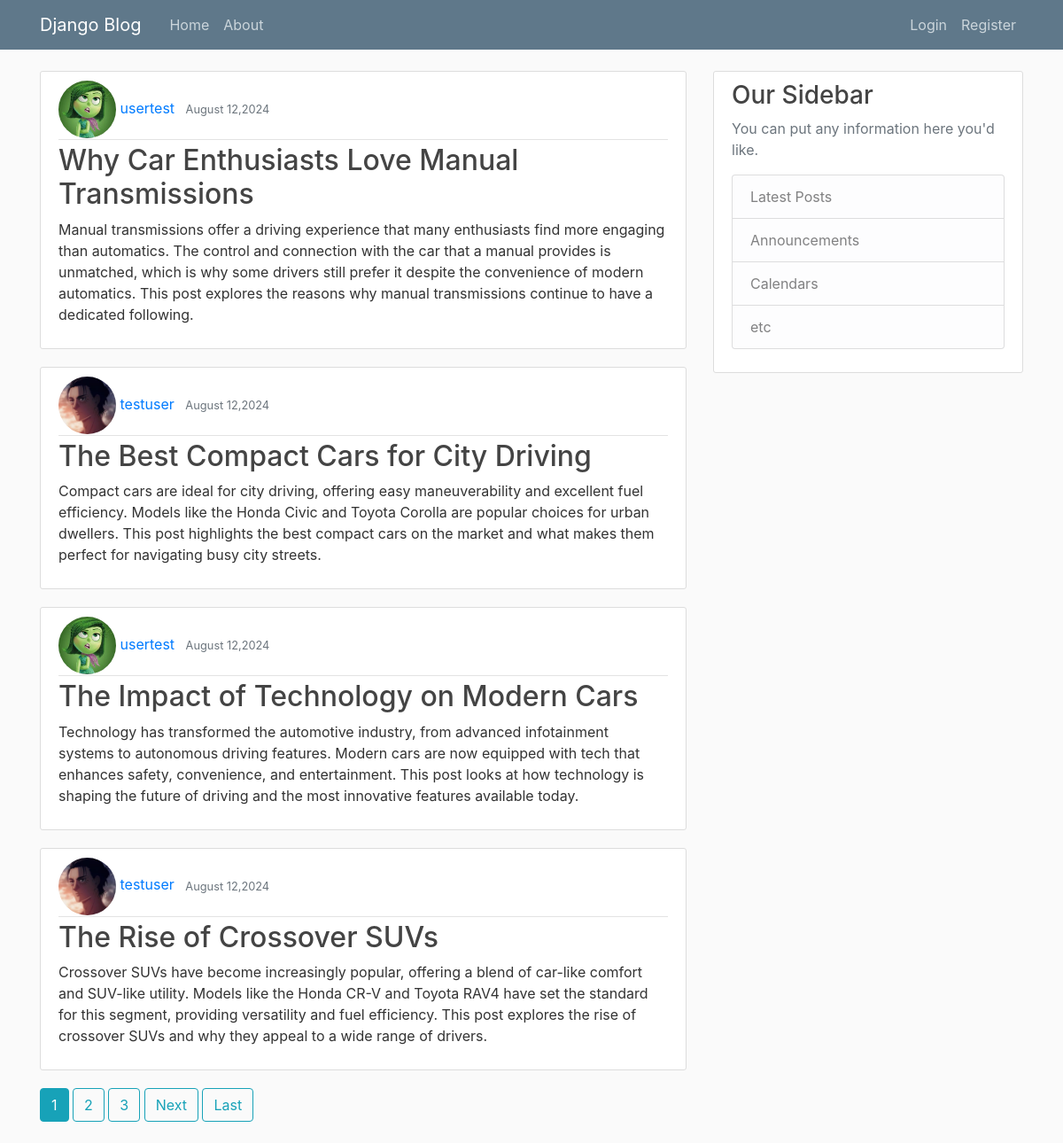
The page / on the database its author committed.
### blog/models.py (models this page shows, shortened)
class Post(models.Model):
  title=models.CharField(max_length=100)
  content=models.TextField()
  date_posted=models.DateTimeField(default=timezone.now)
  author=models.ForeignKey(User,on_delete=models.CASCADE)

### users/models.py (models this page shows, shortened)
class Profile(models.Model):
    user = models.OneToOneField(User, on_delete=models.CASCADE)
    image = models.ImageField(default='default.jpg', upload_to='profile_pics')

### blog/views.py (the view)
# urls.py: path('', PostListView.as_view(), name='blog-home'),
class PostListView(ListView):
  model=Post
  template_name='blog/home.html'
  context_object_name='posts'
  ordering = ['-date_posted'] # The '-' sign indicates descending order
  paginate_by=4

### blog/templates/blog/home.html (shortened to what this page needs)
{% extends "blog/base.html" %} {% block content %} {% for post in posts %}
<article class="media content-section">
  <div class="media-body">
    <div class="article-metadata">
      <img class="rounded-circle article-img" src="{{ post.author.profile.image.url }}">
      <a class="mr-2" href="{% url 'user-posts' post.author.username %}">{{ post.author }}</a>
      <small class="text-muted">{{ post.date_posted|date:"F d,Y" }}</small>
    </div>
    <h2><a class="article-title" href="{% url 'post-detail' post.id %}">{{ post.title }}</a></h2>
    <p class="article-content">{{ post.content }}</p>
  </div>
</article>
{% endfor %}
{% if is_paginated %}
      {% for num in page_obj.paginator.page_range %}
        {% if page_obj.number == num %}
          <a class="btn btn-info mb-4" href="?page={{ num }}">{{ num }}</a>
        {% elif num > page_obj.number|add:'-3' and num < page_obj.number|add:'3' %}
          <a class="btn btn-outline-info mb-4" href="?page={{ num }}">{{ num }}</a>
        {% endif %}
      {% endfor %}
      {% if page_obj.has_next %}
        <a class="btn btn-outline-info mb-4" href="?page={{ page_obj.next_page_number }}">Next</a>
        <a class="btn btn-outline-info mb-4" href="?page={{ page_obj.paginator.num_pages }}">Last</a>
      {% endif %}
    {% endif %}
 {% endblock content %}

### blog/templates/blog/base.html (shortened to what this page needs)
{% load static %}
<!DOCTYPE html>
<html>
<head>
    <link rel="stylesheet" href="https://maxcdn.bootstrapcdn.com/bootstrap/4.0.0/css/bootstrap.min.css">
    <link rel="stylesheet" type="text/css" href="{% static 'blog/main.css' %}">
</head>
<body>
    <header class="site-header">
      <nav class="navbar navbar-expand-md navbar-dark bg-steel fixed-top">
        <div class="container">
          <a class="navbar-brand mr-4" href="{% url 'blog-home' %}">Django Blog</a>
          <div class="collapse navbar-collapse" id="navbarToggle">
            <div class="navbar-nav mr-auto">
              <a class="nav-item nav-link" href="{% url 'blog-home' %}">Home</a>
              <a class="nav-item nav-link" href="{% url 'blog-about' %}">About</a>
            </div>
            <div class="navbar-nav">
                {% if user.is_authenticated %}
                <a class="nav-item nav-link" href="{% url 'post-create' %}">New Post</a>
                    <a class="nav-item nav-link" href="{% url 'profile' %}">Profile</a>
                    <form class="nav-item" action="{% url 'logout' %}" method="post">
                        {% csrf_token %}
                        <button class="nav-link btn btn-link" type="submit">Logout</button>
                    </form>
                {% else %}
                    <a class="nav-item nav-link" href="{% url 'login' %}">Login</a>
                    <a class="nav-item nav-link" href="{% url 'register' %}">Register</a>
                {% endif %}
            </div>
          </div>
        </div>
      </nav>
    </header>
    <main role="main" class="container">
      <div class="row">
        <div class="col-md-8">
          {% block content %}{% endblock %}
        </div>
        <div class="col-md-4">
          <div class="content-section">
            <h3>Our Sidebar</h3>
            <p class='text-muted'>You can put any information here you'd like.
              <ul class="list-group">
                <li class="list-group-item list-group-item-light">Latest Posts</li>
                <li class="list-group-item list-group-item-light">Announcements</li>
                <li class="list-group-item list-group-item-light">Calendars</li>
                <li class="list-group-item list-group-item-light">etc</li>
              </ul>
            </p>
          </div>
        </div>
      </div>
    </main>
</body>
</html>

### blog/static/blog/main.css (style rules this page uses)
body { background: #fafafa; color: #333333; margin-top: 5rem; }
h1, h2, h3, h4, h5, h6 { color: #444444; }
ul { margin: 0; }
.bg-steel { background-color: #5f788a; }
.site-header .navbar-nav .nav-link { color: #cbd5db; }
.content-section { background: #ffffff; padding: 10px 20px; border: 1px solid #dddddd; border-radius: 3px; margin-bottom: 20px; }
.article-title { color: #444444; }
.article-content { white-space: pre-line; }
.article-img { height: 65px; width: 65px; }
.article-metadata { padding-bottom: 1px; margin-bottom: 4px; border-bottom: 1px solid #e3e3e3; }

### rows shown on the page
Post: author.profile.image (picture), author "usertest", date_posted "August 12,2024", title "Why Car Enthusiasts Love Manual Transmissions", content "Manual transmissions offer a driving experience that many enthusiasts find more engaging than automatics. The control and connection with the car that a manual provides is unmatched, which is why some drivers still prefer it despite the convenience of modern automatics. This post explores the reasons why manual transmissions continue to have a dedicated following."
Post: author.profile.image (picture), author "testuser", date_posted "August 12,2024", title "The Best Compact Cars for City Driving", content "Compact cars are ideal for city driving, offering easy maneuverability and excellent fuel efficiency. Models like the Honda Civic and Toyota Corolla are popular choices for urban dwellers. This post highlights the best compact cars on the market and what makes them perfect for navigating busy city streets."
Post: author.profile.image (picture), author "usertest", date_posted "August 12,2024", title "The Impact of Technology on Modern Cars", content "Technology has transformed the automotive industry, from advanced infotainment systems to autonomous driving features. Modern cars are now equipped with tech that enhances safety, convenience, and entertainment. This post looks at how technology is shaping the future of driving and the most innovative features available today."
Post: author.profile.image (picture), author "testuser", date_posted "August 12,2024", title "The Rise of Crossover SUVs", content "Crossover SUVs have become increasingly popular, offering a blend of car-like comfort and SUV-like utility. Models like the Honda CR-V and Toyota RAV4 have set the standard for this segment, providing versatility and fuel efficiency. This post explores the rise of crossover SUVs and why they appeal to a wide range of drivers."

### other values the page prints
{{ num }} "1"
{{ num }} "2" "3"
